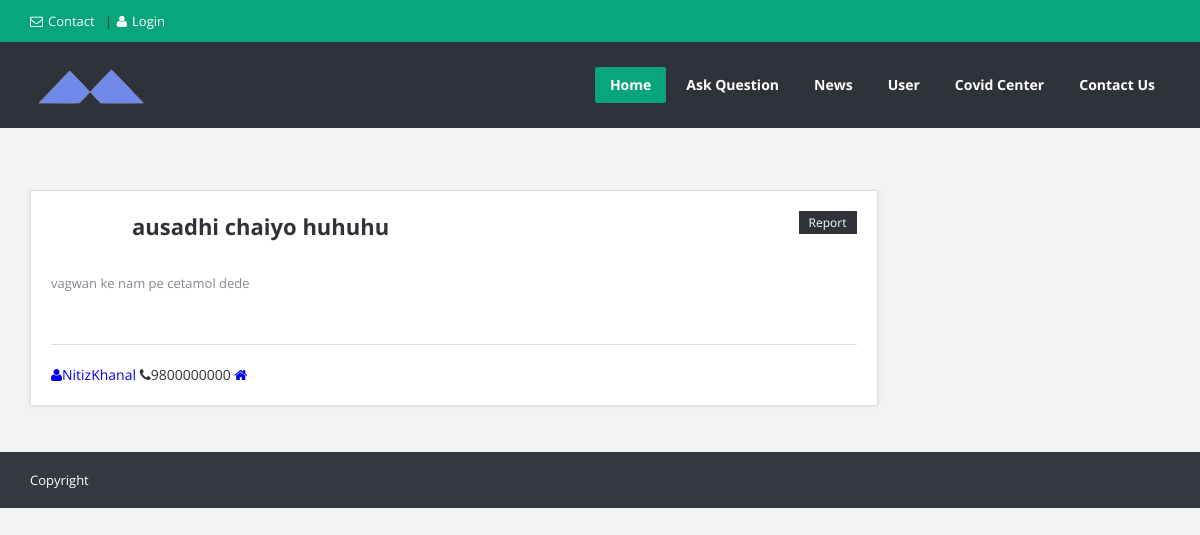
Screenshot of /post/details/2 with the database file from the repository.
### posts/models.py (models this page shows, shortened)
class Post(models.Model):
    title = models.CharField(max_length=100)
    content = models.TextField()
    date_posted = models.DateTimeField(default = timezone.now)
    author = models.ForeignKey(User, on_delete = models.CASCADE)
    settled = models.BooleanField(default=False)

### users/models.py (models this page shows, shortened)
class Profile(models.Model):
    user = models.OneToOneField(User, on_delete=models.CASCADE, null=True, blank=True)
    image = models.ImageField(default='default.jpg', upload_to='profile_pics')
    contact = models.CharField(max_length = 10, default = "Not entered")
    address = models.CharField(max_length=50, default = "Not entered")
    Gcode = models.CharField(max_length = 5, default = "Not entered")

### posts/views.py (the view)
# urls.py: path('post/details/<str:pk>', PostDetailView.as_view() , name='post-details'),
class PostDetailView(DetailView):
    model = Post
    template_name = 'posts/single_question.html'

### posts/templates/posts/single_question.html (shortened to what this page needs)
{% extends "posts/base.html" %}
{% block content %}
	<section class="container main-content">
		<div class="row">
			<div class="col-md-9">
				<article class="question single-question question-type-normal">
					<h2>
						<a href="single_question.html">{{ post.title }}</a>
					</h2>
					<a class="question-report" href="#">Report</a>
					<div class="question-inner">
						<div class="question-desc">
							<p>{{ post.content }}</p>
						</div>
							<span class=""><a href="#"><i class="icon-user"></i>{{post.author.username}}</a></span>
							<span class=""><i class="icon-phone"></i>{{ post.author.profile.contact }}</span>
							<span class=""><a href="#"><i class="icon-home"></i>{{ post.author.profile.gharNo}}</a></span>
					</div>
				</article>
		</div>
	</section>
{% endblock %}

### posts/static/posts/style.css (style rules this page uses)
body { background-color: #f3f3f3; color: #2f3239; -webkit-font-smoothing: antialiased; overflow-x: hidden; }
.container > .row > .col-md-9 { overflow: hidden; height: 100%; margin-top: -5%; }
.widget_tag_cloud a,.question-comments a,.removered,.removered i,.removered input[type="text"],.bxslider-title,.bx-prev,.bx-next,.login-password a,.question-report,.load-questions,.ask-me .publish-question { color: #FFF !important; }

### posts/static/posts/css/contents.css (style rules this page uses)
.container.main-content { margin-top: 10%; padding-bottom:3%; position: relative; z-index: 991; }
.question { -moz-box-sizing: border-box; -webkit-box-sizing: border-box; box-sizing: border-box; margin-bottom: 30px; padding: 20px; border: 1px solid #dedede; background: #FFF; -moz-box-shadow: 0 0 5px #dedede; -webkit-box-shadow: 0 0 5px #dedede; box-shadow: 0 0 5px #dedede; position: relative; }
.question-inner { position: relative; margin-left: 101px; }
.single-question { padding: 20px 0; margin-bottom: 10px; }
.single-question .question-inner { margin-left: 0; padding: 0 20px; }
.question h2 { margin: 0 0 30px 101px; color: #474D5D; overflow: hidden; font-size: 22px; font-weight: bold; padding-right: 161px; }
.question h2 a { color: #2f3239; }
.question-report { float: right; font-size: 12px; background-color: #2f3239; padding: 4px 10px; position: absolute; top: 20px; right: 20px; height: 23px; line-height: 15px; }
.question-desc { margin-bottom: 20px; padding-bottom: 30px; line-height: 22px; font-size: 13px; border-bottom: 1px solid #dedede; color: #848991; }

### posts/static/posts/css/base.css (style rules this page uses)
html, body, div, span, applet, object, iframe, h1, h2, h3, h4, h5, h6, p, blockquote, pre, a, abbr, acronym, address, big, cite, code, del, dfn, em, img, ins, kbd, q, s, samp, small, strike, strong, sub, sup, tt, var, b, u, i, center, dl, dt, dd, ol, ul, li, fieldset, form, label, legend, table, caption, tbody, tfoot, thead, tr, th, td, article, aside, canvas, details, embed, figure, figcaption, footer, header, hgroup, menu, nav, output, ruby, section, summary, time, mark, audio, video { margin: 0; padding: 0; border: 0; font-size: 100%; font: inherit; vertical-align: baseline; }
body { font-size: 14px; line-height: 22px; }
article, aside, details, figcaption, figure, footer, header, hgroup, menu, nav, section { display: block; }
p { margin: 0 0 20px 0; line-height: 22px; }
html { -webkit-text-size-adjust: none; }
* { outline: none; }
body,.qoute p,input,.button,label,.more,blockquote,.widget ul li,textarea { font-family: "Open Sans", Arial, sans-serif; }

### rows the page displays
Post: title "ausadhi chaiyo huhuhu", content "vagwan ke nam pe cetamol dede", author.username "NitizKhanal", author.profile.contact "9800000000"
